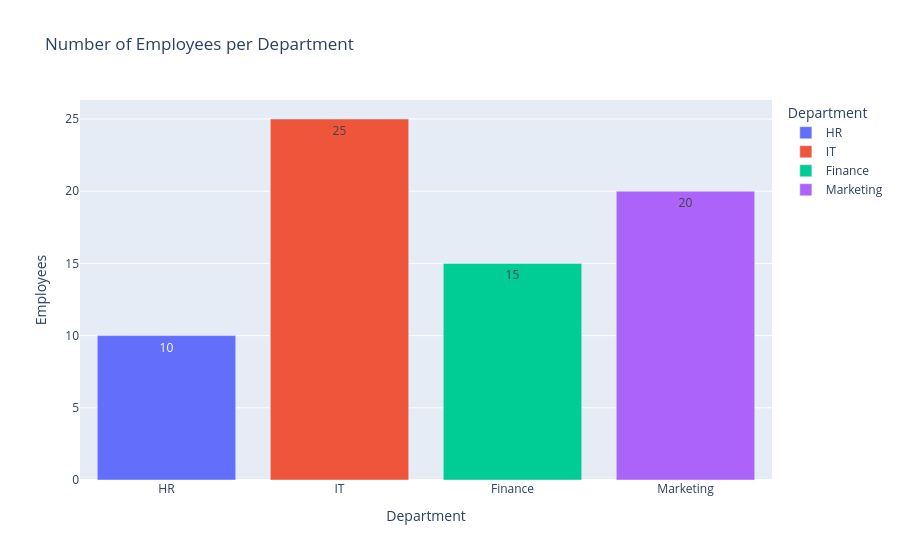

Notebook code for this chart:
### Code cell
#5. Generate a bar plot using Plotly
import plotly.express as px
import pandas as pd

# Step 1: Create sample data
data = {
    "Department": ["HR", "IT", "Finance", "Marketing"],
    "Employees": [10, 25, 15, 20]
}
df = pd.DataFrame(data)

# Step 2: Create bar plot
fig = px.bar(df, x="Department", y="Employees",
             title="Number of Employees per Department",
             color="Department",  # adds color distinction
             text="Employees")    # show values on bars

# Step 3: Show plot
fig.show()

### Figure 1 — Plotly figure (JSON) as saved in the notebook; plotly's stock layout.template omitted (floating-point values rounded to 4 significant figures)
{"data": [{"hovertemplate": "Department=%{x}<br>Employees=%{text}<extra></extra>", "legendgroup": "HR", "marker": {"color": "#636efa", "pattern": {"shape": ""}}, "name": "HR", "orientation": "v", "showlegend": true, "text": [10.0], "textposition": "auto", "type": "bar", "x": ["HR"], "xaxis": "x", "y": [10], "yaxis": "y"}, {"hovertemplate": "Department=%{x}<br>Employees=%{text}<extra></extra>", "legendgroup": "IT", "marker": {"color": "#EF553B", "pattern": {"shape": ""}}, "name": "IT", "orientation": "v", "showlegend": true, "text": [25.0], "textposition": "auto", "type": "bar", "x": ["IT"], "xaxis": "x", "y": [25], "yaxis": "y"}, {"hovertemplate": "Department=%{x}<br>Employees=%{text}<extra></extra>", "legendgroup": "Finance", "marker": {"color": "#00cc96", "pattern": {"shape": ""}}, "name": "Finance", "orientation": "v", "showlegend": true, "text": [15.0], "textposition": "auto", "type": "bar", "x": ["Finance"], "xaxis": "x", "y": [15], "yaxis": "y"}, {"hovertemplate": "Department=%{x}<br>Employees=%{text}<extra></extra>", "legendgroup": "Marketing", "marker": {"color": "#ab63fa", "pattern": {"shape": ""}}, "name": "Marketing", "orientation": "v", "showlegend": true, "text": [20.0], "textposition": "auto", "type": "bar", "x": ["Marketing"], "xaxis": "x", "y": [20], "yaxis": "y"}], "layout": {"barmode": "relative", "legend": {"title": {"text": "Department"}, "tracegroupgap": 0}, "title": {"text": "Number of Employees per Department"}, "xaxis": {"anchor": "y", "categoryarray": ["HR", "IT", "Finance", "Marketing"], "categoryorder": "array", "domain": [0, 1], "title": {"text": "Department"}}, "yaxis": {"anchor": "x", "domain": [0, 1], "title": {"text": "Employees"}}}}
